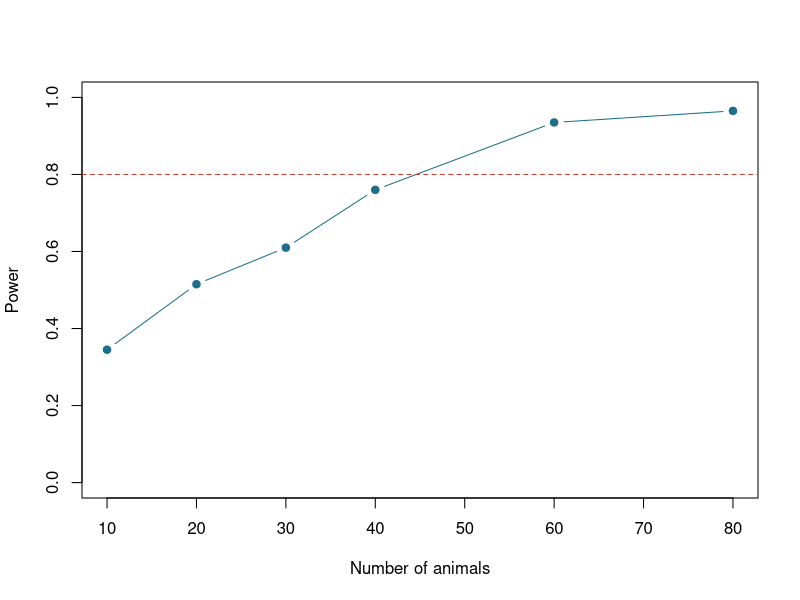

This figure's R source:
## ---- chunk 1
#| fig-height: 3.2
library(lme4)
set.seed(14)

power_lmm <- function(n_id, n_trials = 10, b1 = 0.6, sd_id = 0.6, nsim = 200) {
  mean(replicate(nsim, {
    id <- factor(rep(1:n_id, each = n_trials))
    x  <- rep(rep(0:1, length.out = n_id), each = n_trials) # between-animal condition
    u  <- rep(rnorm(n_id, 0, sd_id), each = n_trials)
    y  <- b1 * x + u + rnorm(n_id * n_trials)
    m1 <- lmer(y ~ x + (1 | id), REML = FALSE)
    m0 <- lmer(y ~ 1 + (1 | id), REML = FALSE)
    anova(m0, m1)$`Pr(>Chisq)`[2] < .05
  }))
}

n_ids <- c(10, 20, 30, 40, 60, 80)
pow   <- sapply(n_ids, power_lmm)

plot(n_ids, pow, type = "b", pch = 19, col = "#1b6f8a", ylim = c(0, 1),
     xlab = "Number of animals", ylab = "Power")
abline(h = .8, lty = 2, col = "#c0392b")
